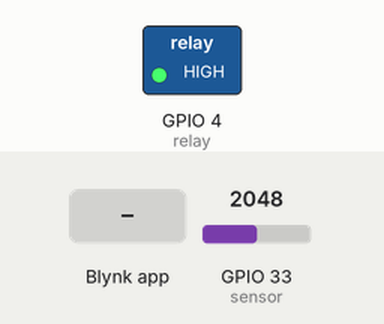
A sketch run on a simulated ESP32. Parts: switched loads named in the sketch (green lamp = pin HIGH). The inputs (shaded band) are chosen by the test bench; at power-on: GPIO 33 (sensor) = 2048. WiFi joins after 1.5 s; servers stay silent unless stated; what the sketch prints to the serial monitor is not drawn.

Above: at 3.0 s.
3.1 s: Blynk app writes 1 to V1
At 3.5 s:
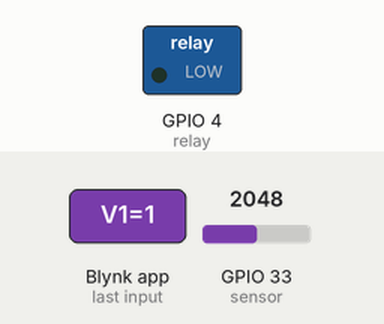
4.7 s: Blynk app writes 0 to V1
At 6.0 s:
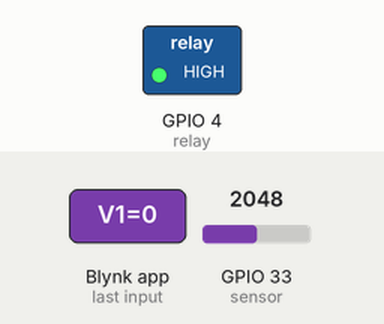
6.3 s: Blynk app writes 200 to V1
At 7.5 s:
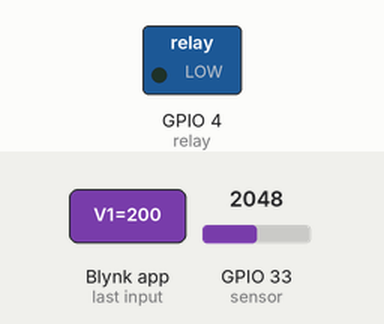
Timing chart, 0 to 9.3 s (numbered marks = the images above; inputs shaded):
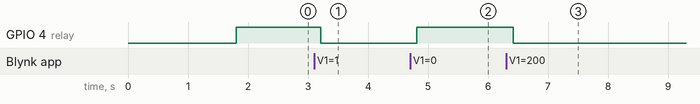

The sketch:

final_project_c.ino
```cpp
#define BLYNK_TEMPLATE_ID "TMPL6ny8ENg4V"  // กำหนด ID ของ Blynk Template
#define BLYNK_TEMPLATE_NAME "Plant Watering System"  // กำหนดชื่อของ Blynk Template
#define BLYNK_AUTH_TOKEN "dAfTP9_CCFU3yQtux7hi6u9MuOVaYZDe"  // กำหนด Blynk Auth Token

#include <Wire.h>
#include <WiFiClient.h>
#include <BlynkSimpleEsp32.h>

#define sensor 33  // กำหนดขาที่ต่อกับเซ็นเซอร์อัลตราโซนิก (ultrasonic sensor)
#define relay 4  // กำหนดขาที่ต่อกับรีเลย์

BlynkTimer timer;

// Enter your Auth token
char auth[] = "dAfTP9_CCFU3yQtux7hi6u9MuOVaYZDe";

//Enter your WIFI SSID and password
char ssid[] = "boomie";
char pass[] = "00000000";

void setup() {
  // Debug console
  Serial.begin(115200);
  Blynk.begin(auth, ssid, pass, "blynk.cloud", 80);  // เริ่มต้นการเชื่อมต่อ Blynk ด้วย Auth Token, SSID และ Password

  pinMode(relay, OUTPUT);
  digitalWrite(relay, HIGH);  // ตั้งค่าขารีเลย์ให้ปิดเริ่มต้น
}

// ฟังก์ชันสำหรับดึงค่าเซ็นเซอร์อัลตราโซนิก (ultrasonic sensor)
void soilMoisture() {
  int value = analogRead(sensor);  // อ่านค่าจากเซ็นเซอร์
  value = map(value, 0, 4095, 0, 100);  // แปลงค่าให้อยู่ในช่วง 0-100

  Blynk.virtualWrite(V0, value);  // ส่งค่าไปยังแอป Blynk ที่ Widget V0
  Serial.println(value);  // แสดงค่าที่ Serial Monitor
  if (value <= 50) {
    Blynk.logEvent("plant_watering_system");  // ถ้าค่าน้ำเซ็นเซอร์ต่ำกว่าหรือเท่ากับ 50 ให้บันทึกเหตุการณ์ "plant_watering_system" ใน Blynk
  }
}

// ฟังก์ชันสำหรับตรวจสอบค่าจากปุ่มที่แอป Blynk กด (Widget Button)
BLYNK_WRITE(V1) {
  bool Relay = param.asInt();  // อ่านค่าที่ส่งมาจาก Widget V1
  if (Relay == 1) {
    digitalWrite(relay, LOW);  // เปิดรีเลย์
  } else {
    digitalWrite(relay, HIGH);  // ปิดรีเลย์
  }
}

void loop() {
  soilMoisture();  // เรียกใช้ฟังก์ชัน soilMoisture() เพื่อดึงค่าเซ็นเซอร์
  Blynk.run();  // ให้ Blynk library ทำงาน
  delay(200);  // หน่วงเวลาเล็กน้อยเพื่อป้องกันการทำงานเกินไป
}
```

Measured:
- after the input at 3.1 s, GPIO 4 (relay): HIGH → LOW after 0.11 s
- after the input at 4.7 s, GPIO 4 (relay): LOW → HIGH after 0.11 s
- after the input at 6.3 s, GPIO 4 (relay): HIGH → LOW after 0.12 s
